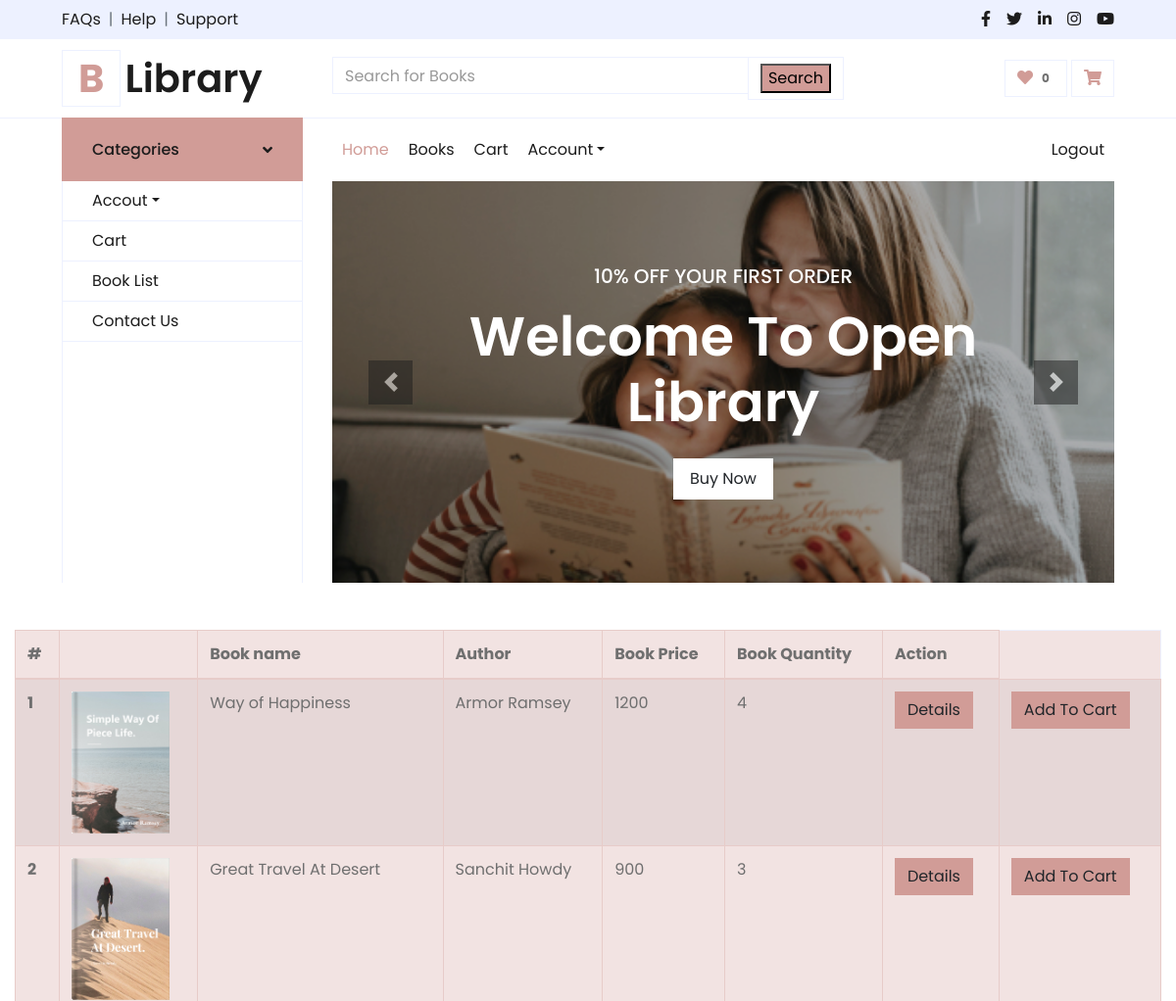
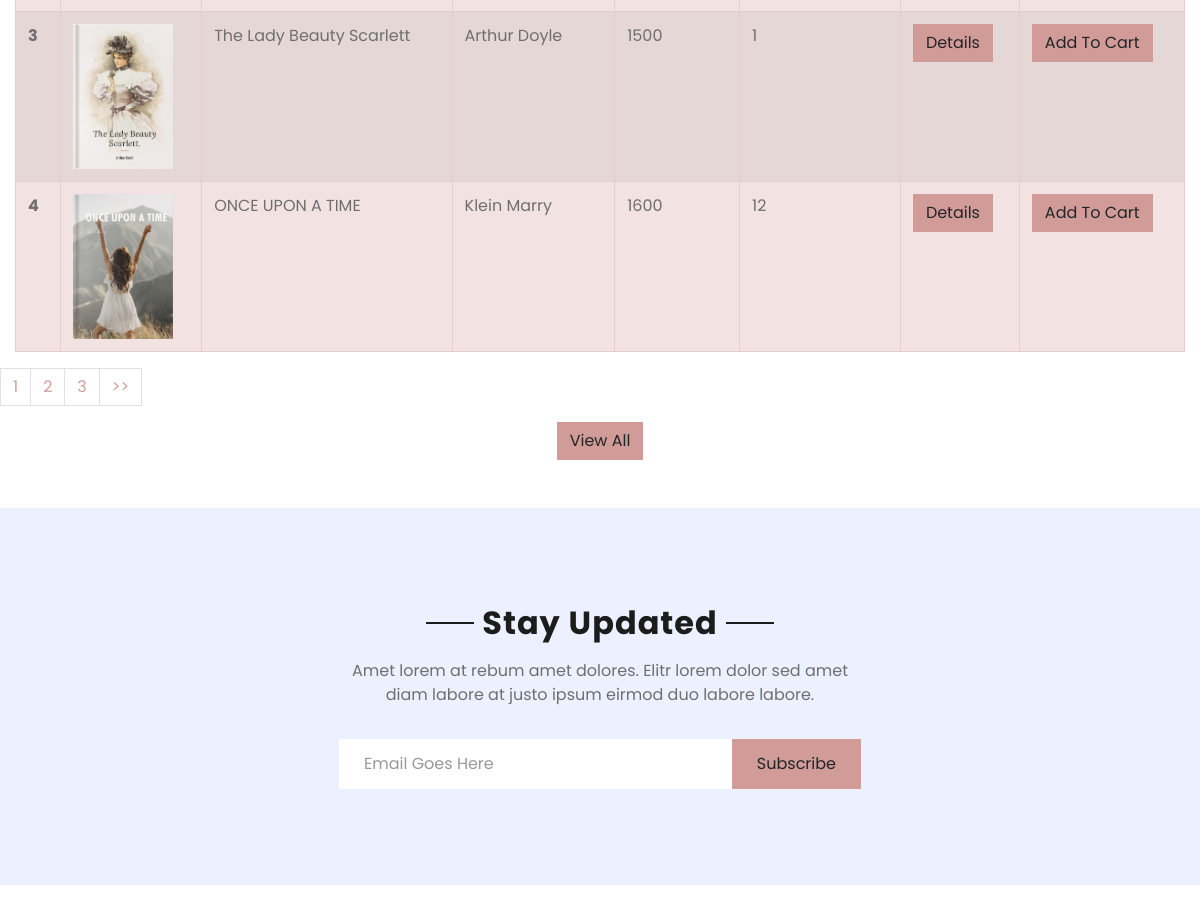
The app's page /userlist with its own data (2 pictures, top to bottom).
### Bookapp/models.py (models this page shows, shortened)
class Books(models.Model):
    title = models.CharField(max_length=200,null=True)
    price = models.IntegerField(null=True)
    image = models.ImageField(upload_to='book_media')
    quantity = models.IntegerField()
    author =models.ForeignKey(Author, on_delete=models.CASCADE)

class Author(models.Model):
    name = models.CharField(max_length=300,null=True)
    def __str__(self):
        return '{}'.format(self.name)

### userapp/views.py (the view)
# urls.py: path('userlist',views.listBook,name='userlist'),
def listBook(request):
    books=Books.objects.all()
    paginator=Paginator(books,4)
    page_number=request.GET.get('page')
    try:
        page=paginator.get_page(page_number)
    except EmptyPage:
        page = paginator.page(page_number.num_pages)
    return render(request, 'user/user_list.html', {'books': books, 'page': page})

### templates/user/user_list.html (shortened to what this page needs)
{% extends 'user/index.html' %}
{% load static %}
{% block content %}
<div class="container-fluid">
<table class="table table-primary table-striped table-bordered mt-5">
  <thead>
    <tr>
      <th scope="col">#</th>
      <th></th>
      <th scope="col">Book name</th>
      <th scope="col">Author</th>
      <th scope="col">Book Price</th>
      <th scope="col">Book Quantity</th>
      <th scope="col">Action</th>
    </tr>
  </thead>
  <tbody>
    {% for book in page %}
    <tr>
        <th scope="row">{{forloop.counter}}</th>
        <th><img src="{{ book.image.url }}" style="width:100px;height:auto;object-fit:cover;" class="card-img-top" alt="..."></th>
        <td>{{book.title}}</td>
        <td>{{book.author}}</td>
        <td>{{book.price}}</td>
        <td>{{book.quantity}}</td>
        <td><a href="{% url 'detailbook' book.id %}" class="btn btn-primary">Details</a>
        <td><a href="{% url 'addtocart' book.id %}" class="btn btn-primary">Add To Cart</a>
        </td>
    </tr>
    {% endfor %}
    </tbody>
</table>
</div>
<nav aria-label="Page navigation example">
  <ul class="pagination">
    {% for num in page.paginator.page_range %}
    <li class="page-item {% if page.number == num %}activate{% endif %}">
      <a class="page-link" href="?page={{ num }}">{{num}}</a>
    </li>
    {% endfor %}
    {% if page.has_next %}
    <li class="page-item">
      <a class="page-link" href="?page={{ page.next_page_number }}" aria-label="Next">
        <span aria-hidden="true">>></span>
      </a>
    </li>
    {% endif %}
  </ul>
</nav>
{% endblock %}

### records on screen
Books: image (picture), title "Way of Happiness", author "Armor Ramsey", price "1200", quantity "4"
Books: image (picture), title "Great Travel At Desert", author "Sanchit Howdy", price "900", quantity "3"
Books: image (picture), title "The Lady Beauty Scarlett", author "Arthur Doyle", price "1500", quantity "1"
Books: image (picture), title "ONCE UPON A TIME", author "Klein Marry", price "1600", quantity "12"

### other values on screen
{{ num }} "1" "2" "3"
